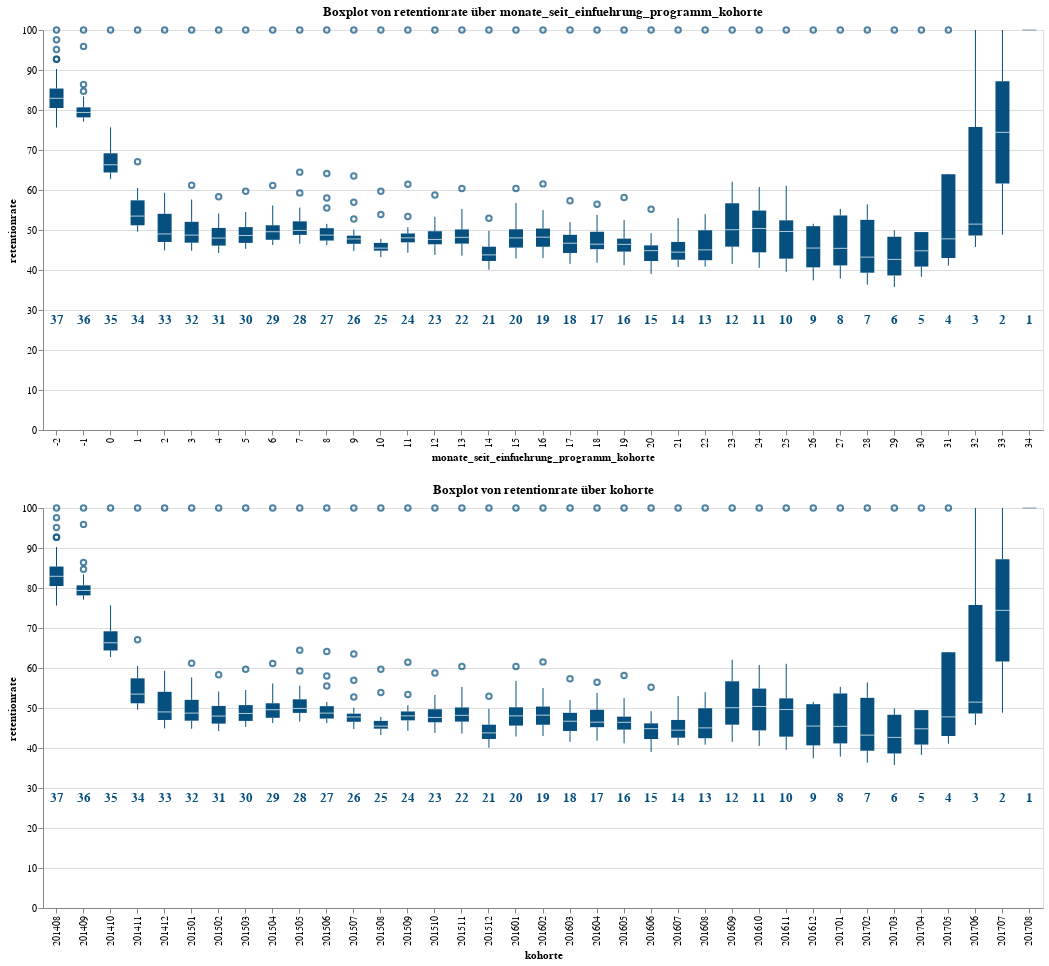

Notebook cell for this chart:
### Markdown cell above
`monate_seit_existenz_kohorte` korreliert nicht mit der Response Variable. `monate_seit_einfuehrung_programm_kohorte` zeigt allerdings eine Korrelation und könnte ein guter Prediktor für das Modell sein.

### Code cell
create_boxplot_with_count(data, y_label, 'monate_seit_einfuehrung_programm_kohorte', color1) & create_boxplot_with_count(data, y_label, 'kohorte', color1)

### Figure 1 — Vega-Lite specification as saved in the notebook (floating-point values rounded to 4 significant figures; data arrays with more than 128 entries replaced by an {"elided": "..."} marker saying what was removed)
{"config": {"view": {"continuousWidth": 300, "continuousHeight": 300}}, "vconcat": [{"layer": [{"data": {"name": "data-e2e1ee160eb3ad99c3a81a4a8415f2d5"}, "mark": {"type": "boxplot", "color": "#06507F"}, "encoding": {"x": {"field": "monate_seit_einfuehrung_programm_kohorte", "title": "monate_seit_einfuehrung_programm_kohorte", "type": "nominal"}, "y": {"field": "retentionrate", "title": "retentionrate", "type": "quantitative"}}, "title": "Boxplot von retentionrate über monate_seit_einfuehrung_programm_kohorte"}, {"data": {"name": "data-ac599d548fe2089f2546b7532f6e2805"}, "mark": {"type": "text", "color": "#06507F", "dy": -10, "fontSize": 13, "fontWeight": "bold"}, "encoding": {"text": {"field": "count", "type": "quantitative"}, "tooltip": [{"field": "count", "title": "Anzahl der Werte innerhalb des Boxplots", "type": "quantitative"}], "x": {"field": "monate_seit_einfuehrung_programm_kohorte", "title": "monate_seit_einfuehrung_programm_kohorte", "type": "nominal"}, "y": {"value": 300}}}], "height": 400, "width": 1000}, {"layer": [{"data": {"name": "data-e2e1ee160eb3ad99c3a81a4a8415f2d5"}, "mark": {"type": "boxplot", "color": "#06507F"}, "encoding": {"x": {"field": "kohorte", "title": "kohorte", "type": "nominal"}, "y": {"field": "retentionrate", "title": "retentionrate", "type": "quantitative"}}, "title": "Boxplot von retentionrate über kohorte"}, {"data": {"name": "data-ddc695c0816476dbf58ad71c2014d0bb"}, "mark": {"type": "text", "color": "#06507F", "dy": -10, "fontSize": 13, "fontWeight": "bold"}, "encoding": {"text": {"field": "count", "type": "quantitative"}, "tooltip": [{"field": "count", "title": "Anzahl der Werte innerhalb des Boxplots", "type": "quantitative"}], "x": {"field": "kohorte", "title": "kohorte", "type": "nominal"}, "y": {"value": 300}}}], "height": 400, "width": 1000}], "$schema": "https://vega.github.io/schema/vega-lite/v5.20.1.json", "datasets": {"data-e2e1ee160eb3ad99c3a81a4a8415f2d5": {"elided": "703 records"}, "data-ac599d548fe2089f2546b7532f6e2805": [{"monate_seit_einfuehrung_programm_kohorte": -2, "count": 37}, {"monate_seit_einfuehrung_programm_kohorte": -1, "count": 36}, {"monate_seit_einfuehrung_programm_kohorte": 0, "count": 35}, {"monate_seit_einfuehrung_programm_kohorte": 1, "count": 34}, {"monate_seit_einfuehrung_programm_kohorte": 2, "count": 33}, {"monate_seit_einfuehrung_programm_kohorte": 3, "count": 32}, {"monate_seit_einfuehrung_programm_kohorte": 4, "count": 31}, {"monate_seit_einfuehrung_programm_kohorte": 5, "count": 30}, {"monate_seit_einfuehrung_programm_kohorte": 6, "count": 29}, {"monate_seit_einfuehrung_programm_kohorte": 7, "count": 28}, {"monate_seit_einfuehrung_programm_kohorte": 8, "count": 27}, {"monate_seit_einfuehrung_programm_kohorte": 9, "count": 26}, {"monate_seit_einfuehrung_programm_kohorte": 10, "count": 25}, {"monate_seit_einfuehrung_programm_kohorte": 11, "count": 24}, {"monate_seit_einfuehrung_programm_kohorte": 12, "count": 23}, {"monate_seit_einfuehrung_programm_kohorte": 13, "count": 22}, {"monate_seit_einfuehrung_programm_kohorte": 14, "count": 21}, {"monate_seit_einfuehrung_programm_kohorte": 15, "count": 20}, {"monate_seit_einfuehrung_programm_kohorte": 16, "count": 19}, {"monate_seit_einfuehrung_programm_kohorte": 17, "count": 18}, {"monate_seit_einfuehrung_programm_kohorte": 18, "count": 17}, {"monate_seit_einfuehrung_programm_kohorte": 19, "count": 16}, {"monate_seit_einfuehrung_programm_kohorte": 20, "count": 15}, {"monate_seit_einfuehrung_programm_kohorte": 21, "count": 14}, {"monate_seit_einfuehrung_programm_kohorte": 22, "count": 13}, {"monate_seit_einfuehrung_programm_kohorte": 23, "count": 12}, {"monate_seit_einfuehrung_programm_kohorte": 24, "count": 11}, {"monate_seit_einfuehrung_programm_kohorte": 25, "count": 10}, {"monate_seit_einfuehrung_programm_kohorte": 26, "count": 9}, {"monate_seit_einfuehrung_programm_kohorte": 27, "count": 8}, {"monate_seit_einfuehrung_programm_kohorte": 28, "count": 7}, {"monate_seit_einfuehrung_programm_kohorte": 29, "count": 6}, {"monate_seit_einfuehrung_programm_kohorte": 30, "count": 5}, {"monate_seit_einfuehrung_programm_kohorte": 31, "count": 4}, {"monate_seit_einfuehrung_programm_kohorte": 32, "count": 3}, {"monate_seit_einfuehrung_programm_kohorte": 33, "count": 2}, {"monate_seit_einfuehrung_programm_kohorte": 34, "count": 1}], "data-ddc695c0816476dbf58ad71c2014d0bb": [{"kohorte": "201408", "count": 37}, {"kohorte": "201409", "count": 36}, {"kohorte": "201410", "count": 35}, {"kohorte": "201411", "count": 34}, {"kohorte": "201412", "count": 33}, {"kohorte": "201501", "count": 32}, {"kohorte": "201502", "count": 31}, {"kohorte": "201503", "count": 30}, {"kohorte": "201504", "count": 29}, {"kohorte": "201505", "count": 28}, {"kohorte": "201506", "count": 27}, {"kohorte": "201507", "count": 26}, {"kohorte": "201508", "count": 25}, {"kohorte": "201509", "count": 24}, {"kohorte": "201510", "count": 23}, {"kohorte": "201511", "count": 22}, {"kohorte": "201512", "count": 21}, {"kohorte": "201601", "count": 20}, {"kohorte": "201602", "count": 19}, {"kohorte": "201603", "count": 18}, {"kohorte": "201604", "count": 17}, {"kohorte": "201605", "count": 16}, {"kohorte": "201606", "count": 15}, {"kohorte": "201607", "count": 14}, {"kohorte": "201608", "count": 13}, {"kohorte": "201609", "count": 12}, {"kohorte": "201610", "count": 11}, {"kohorte": "201611", "count": 10}, {"kohorte": "201612", "count": 9}, {"kohorte": "201701", "count": 8}, {"kohorte": "201702", "count": 7}, {"kohorte": "201703", "count": 6}, {"kohorte": "201704", "count": 5}, {"kohorte": "201705", "count": 4}, {"kohorte": "201706", "count": 3}, {"kohorte": "201707", "count": 2}, {"kohorte": "201708", "count": 1}]}}
